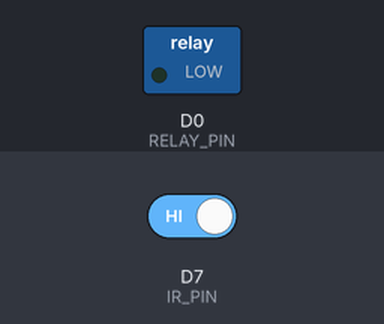
A sketch run on a simulated ESP8266 (NodeMCU). Parts: switched loads named in the sketch (green lamp = pin HIGH). Dashed ring = blinking. Inputs (shaded band) come from the test bench; at power-on: D7 (IR_PIN) HIGH. WiFi joins after 1.5 s; servers stay silent unless stated; what the sketch prints to the serial monitor is not drawn.

Above: at 3.0 s.
3.1 s: D7 (IR_PIN) driven LOW
At 3.6 s:
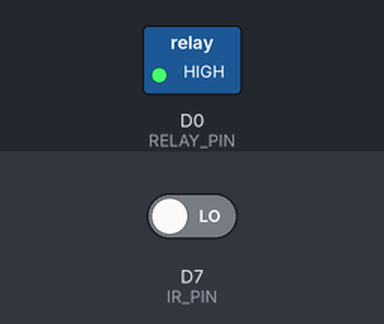
6.1 s: D7 (IR_PIN) driven HIGH
At 6.5 s:
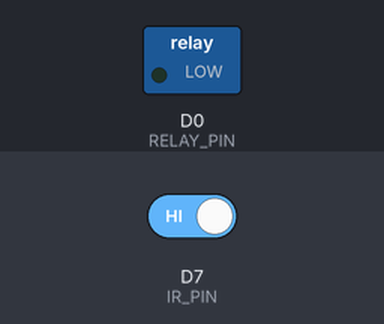
Timing chart, 0 to 9.1 s (numbered marks = the images above; inputs shaded):
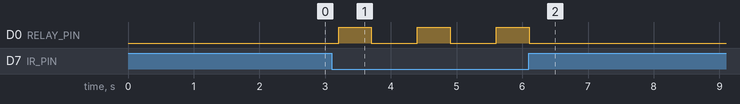

The sketch:

ir_obstacle.ino
```cpp
/*
 * JUDUL: IR Obstacle Sensor (Penghalang Infrared)
 * FUNGSI: Mendeteksi penghalang di depan sensor
 * PIN: D7 (Digital)
 * RELAY: D0 (aktif 500ms saat ada penghalang)
 *
 * Blynk Virtual Pin:
 * V1 = Status penghalang (1=ada penghalang, 0=tidak)
 * V10 = Status relay
 */

#define BLYNK_TEMPLATE_ID "YourTemplateID"
#define BLYNK_TEMPLATE_NAME "IR Obstacle Sensor"
#define BLYNK_AUTH_TOKEN "YourAuthToken"

#include <ESP8266WiFi.h>
#include <BlynkSimpleEsp8266.h>

#define IR_PIN D7
#define RELAY_PIN D0

char ssid[] = "YourWiFiSSID";
char pass[] = "YourWiFiPassword";

BlynkTimer timer;
unsigned long lastTriggerTime = 0;

void setup() {
  Serial.begin(115200);
  pinMode(IR_PIN, INPUT);
  pinMode(RELAY_PIN, OUTPUT);
  digitalWrite(RELAY_PIN, LOW);

  Blynk.begin(BLYNK_AUTH_TOKEN, ssid, pass);
  timer.setInterval(200L, sendSensorData);
}

void loop() {
  Blynk.run();
  timer.run();
}

void sendSensorData() {
  int obstacle = digitalRead(IR_PIN);  // LOW = ada penghalang

  Blynk.virtualWrite(V1, obstacle == LOW ? 1 : 0);

  if (obstacle == LOW) {
    // Cegah trigger berulang terlalu cepat
    if (millis() - lastTriggerTime > 1000) {
      digitalWrite(RELAY_PIN, HIGH);
      Blynk.virtualWrite(V10, 1);
      Serial.println("🚧 Penghalang terdeteksi! Relay ON");
      lastTriggerTime = millis();
      delay(500);
      digitalWrite(RELAY_PIN, LOW);
      Blynk.virtualWrite(V10, 0);
    }
  }
}
```

Measured:
- after the input at 3.1 s, D0 (RELAY_PIN): alternates HIGH for 0.50 s and LOW for 0.70 s, starting after 0.10 s
- after the input at 6.1 s, D0 (RELAY_PIN): goes on until 6.1 s, then stays LOW
